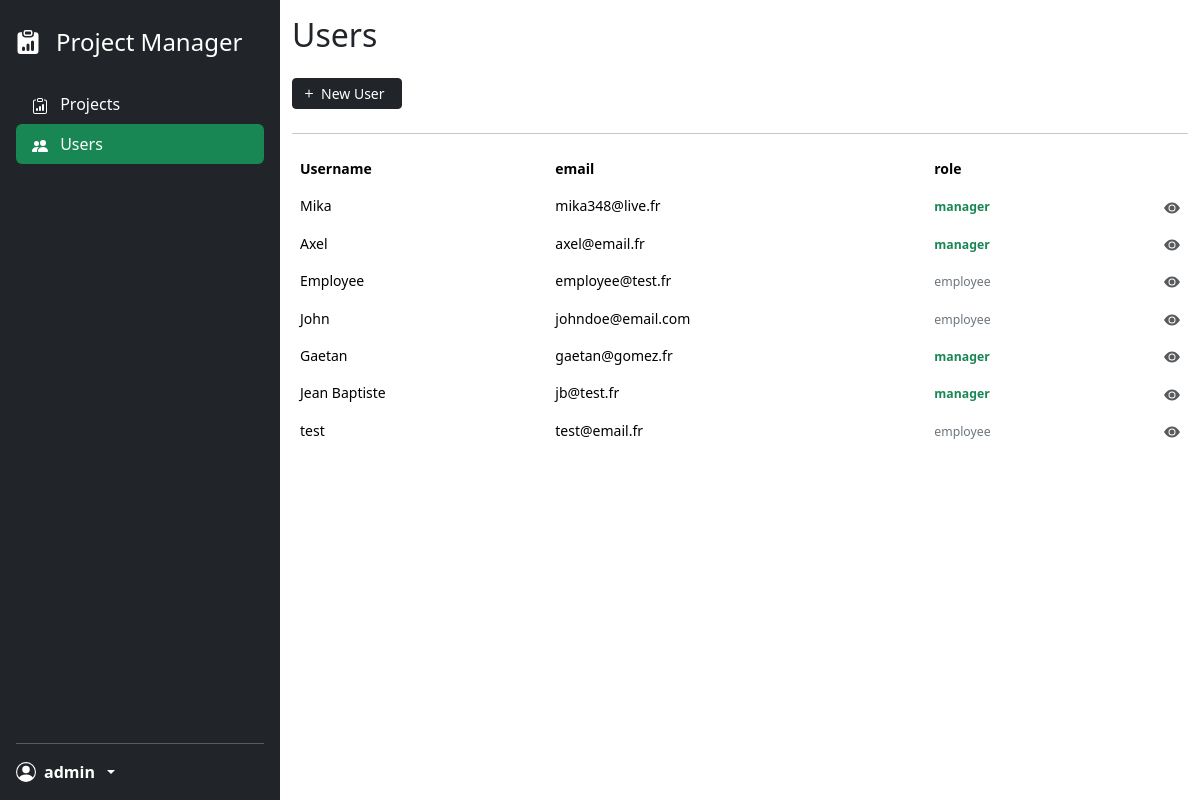
The page /users (signed in) on the database as committed earlier.
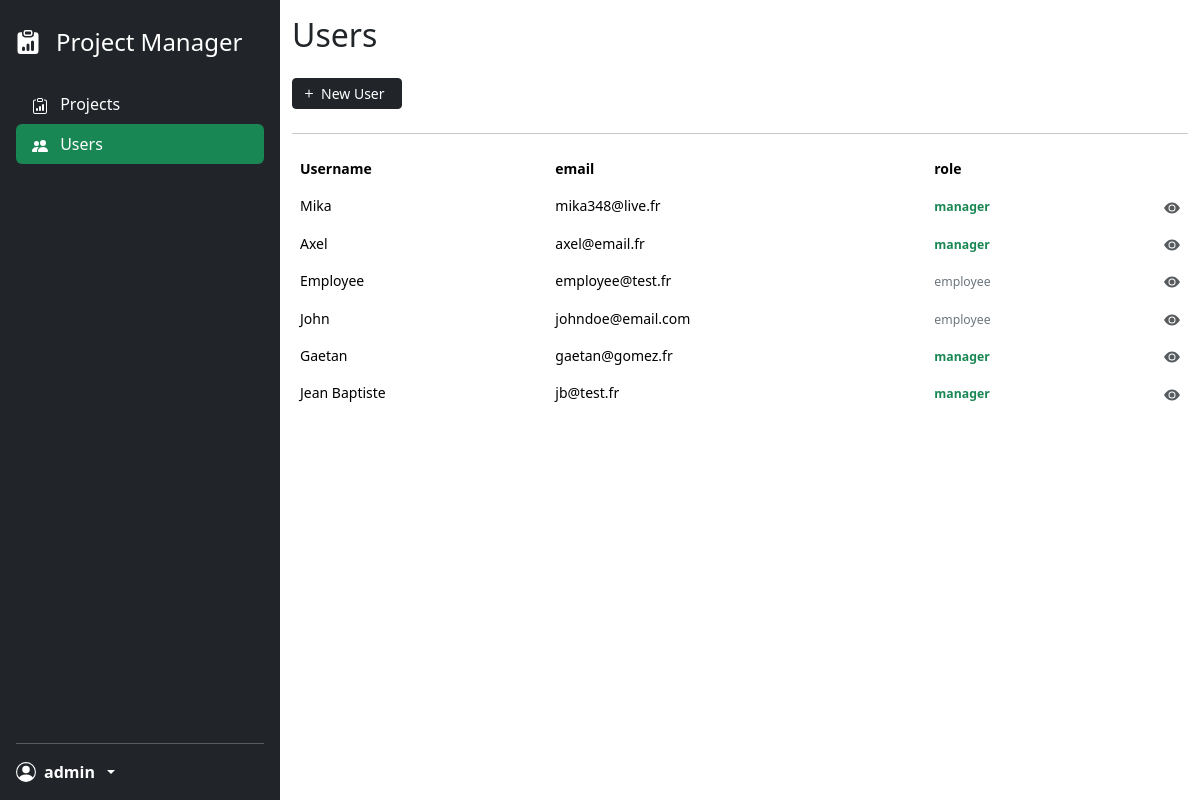
The same page on the database as committed later.
### project_app/models.py (models this page shows, shortened)
class User(models.Model):
    ROLE_CHOICES = (
        ('manager', 'Manager'),
        ('employee', 'Employee'),
    )
    username = models.CharField(max_length=100)
    email = models.EmailField(unique=True)
    user_role = models.CharField(max_length=20, choices=ROLE_CHOICES)
    password = models.CharField(max_length=255, default='123')

### project_app/decorators.py (the view)
    def wrapped_view(request, *args, **kwargs):
        if request.user.is_authenticated:
            return view_func(request, *args, **kwargs)
        else:
            return redirect('connexion')

### project_app/context_processors.py (called while the page is built)
def logged_in_username(request):
    username = None
    if request.user.is_authenticated:
        username = request.user.username
    return {'logged_in_username': username}

### project_app/views.py (called while the page is built)
@login_required
def user_home(request):
    users = User.objects.all()
    return render(request, 'user/user.html', {'users': users})

### templates/user/user.html (shortened to what this page needs)
{% load static %}
<!DOCTYPE html>
<html lang="en">
<head>
    <link href="{% static 'css/style.css' %}" rel="stylesheet">
    <link href="{% static 'css/bootstrap.min.css' %}" rel="stylesheet">
</head>
<body>
<div class="container-fluid">
    <div class="row flex-sm-nowrap">
        {% include 'navigation.html' %}
        <div class="col py-3">
            <h2>Users</h2>
            <div class="my-4">
                <a class="btn btn-dark btn-sm d-inline-flex" type="button" href="users/add/">
                    <svg class="me-1" xmlns="http://www.w3.org/2000/svg" width="16" fill="currentColor"
                         viewBox="0 0 16 16">
                        <path d="M8 4a.5.5 0 0 1 .5.5v3h3a.5.5 0 0 1 0 1h-3v3a.5.5 0 0 1-1 0v-3h-3a.5.5 0 0 1 0-1h3v-3A.5.5 0 0 1 8 4"></path>
                    </svg>
                    <span class="me-2">New User</span>
                </a>
            </div>
            <hr>
            <div class="table-responsive small">
                <table class="table table-borderless table-hover">
                    <thead>
                    <tr>
                        <th>Username</th>
                        <th>email</th>
                        <th>role</th>
                        <th></th>
                    </tr>
                    </thead>
                    <tbody>
                    {% for user in users %}
                        <tr>
                            <td>{{ user.username }}</td>
                            <td>{{ user.email }}</td>
                            <td>
                                {% if user.user_role == 'employee' %}
                                    <small class="text-secondary">{{ user.user_role }}</small>
                                {% elif user.user_role == 'manager' %}
                                    <small class="text-success fw-bold">{{ user.user_role }}</small>
                                {% endif %}
                            </td>
                            <td class="text-end">
                                <a href="{% url 'user_details' user.id %}" class="link-dark opacity-75">
                                </a>
                            </td>
                        </tr>
                    {% endfor %}
                    </tbody>
                </table>
            </div>
        </div>
    </div>
</div>
</body>
</html>

Rows that differ between the two databases and show on the page:
removed User: username "test", email "test@email.fr", user_role "employee"
